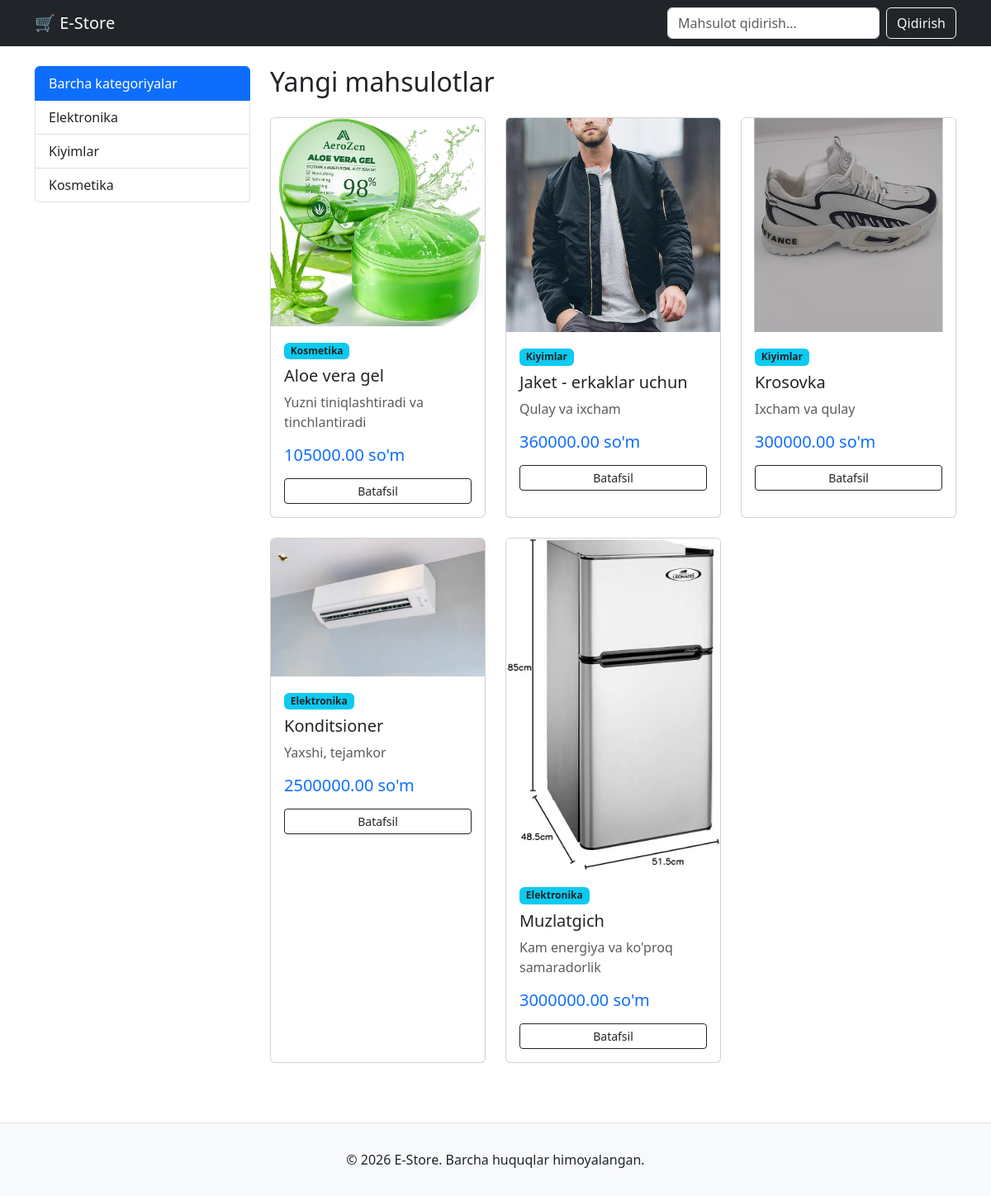
The page / on the database its author committed.
### products/models.py (models this page shows, shortened)
class Category(models.Model):
    name = models.CharField(max_length=100)
    slug = models.SlugField(max_length=100, unique=True)

class Product(models.Model):
    category = models.ForeignKey(Category, on_delete=models.CASCADE, related_name='products')
    name = models.CharField(max_length=200)
    description = models.TextField()
    price = models.DecimalField(max_digits=10, decimal_places=2)
    image = models.ImageField(upload_to='products/', blank=True)
    created_at = models.DateTimeField(auto_now_add=True)

### products/views.py (the view)
# urls.py: path('', home_page, name='home'),
def home_page(request, category_slug=None):
    categories = Category.objects.all()
    products = Product.objects.select_related('category').all().order_by('-created_at')
    query = request.GET.get('q')
    if query:
        products = products.filter(
            Q(name__icontains=query) | Q(description__icontains=query)
        )
    active_category = None
    if category_slug:
        active_category = get_object_or_404(Category, slug=category_slug)
        products = products.filter(category=active_category)
    context = {
        'products': products,
        'categories': categories,
        'active_category': active_category,
        'query': query,
    }
    return render(request, 'index.html', context)

### templates/index.html
{% extends 'base.html' %}
{% block content %}
<div class="row">
    <div class="col-md-3">
        <div class="list-group">
            <a href="{% url 'home' %}" class="list-group-item list-group-item-action {% if not active_category %}active{% endif %}">Barcha kategoriyalar</a>
            {% for category in categories %}
                <a href="{% url 'category_filter' category.slug %}"
                   class="list-group-item list-group-item-action {% if active_category.id == category.id %}active{% endif %}">
                    {{ category.name }}
                </a>
            {% endfor %}
        </div>
    </div>
    <div class="col-md-9">
        <h2 class="mb-4">Yangi mahsulotlar</h2>
        <div class="row">
            {% for product in products %}
                <div class="col-md-4 mb-4">
                    <div class="card h-100">
                        {% if product.image %}
                            <img src="{{ product.image.url }}" class="card-img-top" alt="{{ product.name }}">
                        {% else %}
                            <div class="bg-secondary text-white text-center py-5">Rasm yo'q</div>
                        {% endif %}
                        <div class="card-body">
                            <span class="badge bg-info text-dark mb-2">{{ product.category.name }}</span>
                            <h5 class="card-title">{{ product.name }}</h5>
                            <p class="card-text text-muted">{{ product.description|truncatewords:10 }}</p>
                            <h5 class="text-primary">{{ product.price }} so'm</h5>
                            <a href="{% url 'product_detail' product.id %}" class="btn btn-outline-dark btn-sm w-100 mt-2">Batafsil</a>
                        </div>
                    </div>
                </div>
            {% empty %}
                <div class="col-12">
                    <p class="alert alert-warning">Hozircha hech qanday mahsulot qo'shilmagan.</p>
                </div>
            {% endfor %}
        </div>
    </div>
</div>
{% endblock %}

### templates/base.html (shortened to what this page needs)
<!DOCTYPE html>
<html lang="uz">
<head>
    <link href="https://cdn.jsdelivr.net/npm/bootstrap@5.3.0/dist/css/bootstrap.min.css" rel="stylesheet">
</head>
<body>
    <nav class="navbar navbar-expand-lg navbar-dark bg-dark mb-4">
        <div class="container">
            <a class="navbar-brand" href="{% url 'home' %}">🛒 E-Store</a>
            <form class="d-flex text-end" method="GET" action="{% url 'home' %}">
                <input class="form-control me-2" type="search" name="q" placeholder="Mahsulot qidirish..." value="{{ query|default:'' }}">
                <button class="btn btn-outline-light" type="submit">Qidirish</button>
            </form>
        </div>
    </nav>
    <div class="container">
        {% block content %}
        {% endblock %}
    </div>
    <footer class="bg-light text-center text-lg-start mt-5 py-3 border-top">
        <div class="text-center p-3">
            © 2026 E-Store. Barcha huquqlar himoyalangan.
        </div>
    </footer>
</body>
</html>

### rows shown on the page
Category: name "Elektronika"
Category: name "Kiyimlar"
Category: name "Kosmetika"
Product: image (picture), category.name "Kosmetika", name "Aloe vera gel", description "Yuzni tiniqlashtiradi va tinchlantiradi", price "105000.00"
Product: image (picture), category.name "Kiyimlar", name "Jaket - erkaklar uchun", description "Qulay va ixcham", price "360000.00"
Product: image (picture), category.name "Kiyimlar", name "Krosovka", description "Ixcham va qulay", price "300000.00"
Product: image (picture), category.name "Elektronika", name "Konditsioner", description "Yaxshi, tejamkor", price "2500000.00"
Product: image (picture), category.name "Elektronika", name "Muzlatgich", description "Kam energiya va ko'proq samaradorlik", price "3000000.00"
